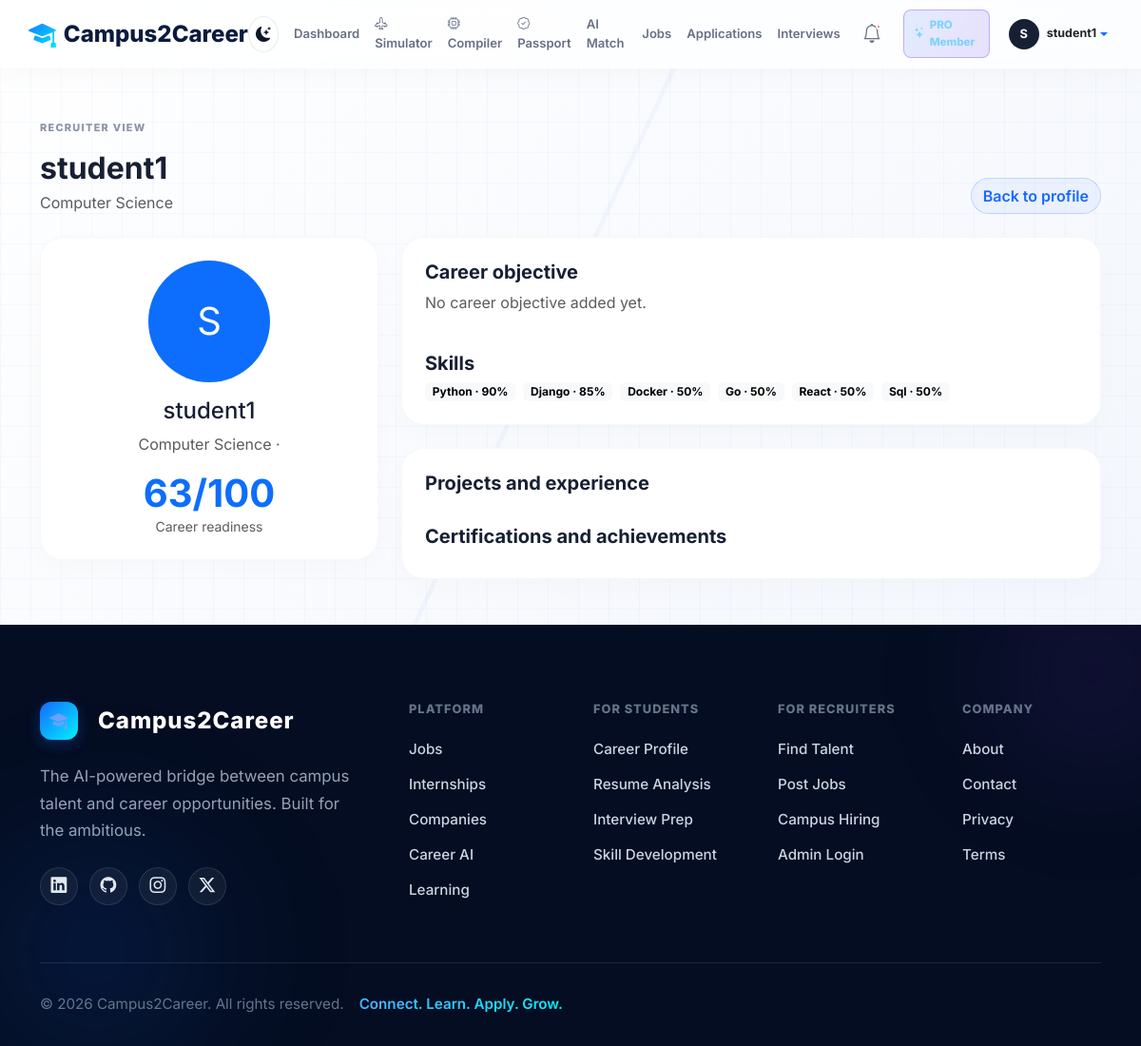
The page /student/profile/recruiter-preview/ (signed in) on the database its author committed.
### accounts/models.py (models this page shows, shortened)
class User(AbstractUser):
    ROLE_CHOICES = (
        ('STUDENT', 'Student'),
        ('PLACEMENT_OFFICER', 'Placement Officer'),
        ('RECRUITER', 'Recruiter'),
        ('SUPER_ADMIN', 'Super Admin'),
    )
    role = models.CharField(max_length=20, choices=ROLE_CHOICES, default='STUDENT')

### students/models.py (models this page shows, shortened)
class StudentProfile(models.Model):
    JOB_TYPE_CHOICES = (
        ('INTERNSHIP', 'Internship'),
        ('FULL_TIME', 'Full-time'),
        ('BOTH', 'Internship and full-time'),
    )
    WORK_LOCATION_CHOICES = (
        ('REMOTE', 'Remote'),
        ('HYBRID', 'Hybrid'),
        ('ONSITE', 'On-site'),
    )
    VISIBILITY_CHOICES = (
        ('VERIFIED_RECRUITERS', 'Public to Verified Recruiters'),
        ('PRIVATE', 'Private'),
        ('APPLICATIONS_ONLY', 'Only During Applications'),
    )
    user = models.OneToOneField(settings.AUTH_USER_MODEL, on_delete=models.CASCADE, related_name='student_profile')
    phone = models.CharField(max_length=20, blank=True)
    department = models.CharField(max_length=100, blank=True)
    degree = models.CharField(max_length=120, blank=True)
    specialization = models.CharField(max_length=160, blank=True)
    current_semester = models.PositiveSmallIntegerField(null=True, blank=True, validators=[MinValueValidator(1), MaxValueValidator(12)])
    college = models.CharField(max_length=200, blank=True)
    headline = models.CharField(max_length=180, blank=True)
    education_start_year = models.IntegerField(null=True, blank=True)
    graduation_year = models.IntegerField(null=True, blank=True)
    cgpa = models.FloatField(null=True, blank=True, validators=[MinValueValidator(0), MaxValueValidator(10)])
    tenth_percentage = models.FloatField(null=True, blank=True, validators=[MinValueValidator(0), MaxValueValidator(100)])
    twelfth_percentage = models.FloatField(null=True, blank=True, validators=[MinValueValidator(0), MaxValueValidator(100)])
    tenth_school = models.CharField(max_length=200, blank=True)
    tenth_year = models.IntegerField(null=True, blank=True)
    twelfth_college = models.CharField(max_length=200, blank=True)
    twelfth_year = models.IntegerField(null=True, blank=True)
    active_backlogs = models.IntegerField(default=0)
    location = models.CharField(max_length=200, blank=True)
    about_me = models.TextField(blank=True)
    career_objective = models.TextField(blank=True)
    profile_photo = models.ImageField(upload_to='profiles/', blank=True, null=True)
    skills = models.ManyToManyField(Skill, through='StudentSkill')
    resume = models.FileField(upload_to='resumes/', blank=True, null=True)
    github = models.URLField(blank=True)
    linkedin = models.URLField(blank=True)
    portfolio = models.URLField(blank=True)
    leetcode = models.URLField(blank=True)
    codechef = models.URLField(blank=True)
    hackerrank = models.URLField(blank=True)
    twitter = models.URLField(blank=True)
    preferred_job_role = models.CharField(max_length=160, blank=True)
    preferred_domain = models.CharField(max_length=160, blank=True)
    job_type = models.CharField(max_length=20, choices=JOB_TYPE_CHOICES, blank=True)
    preferred_work_location = models.CharField(max_length=20, choices=WORK_LOCATION_CHOICES, blank=True)
    profile_visibility = models.CharField(max_length=24, choices=VISIBILITY_CHOICES, default='VERIFIED_RECRUITERS')
    created_at = models.DateTimeField(auto_now_add=True)
    updated_at = models.DateTimeField(auto_now=True)

class StudentSkill(models.Model):
    student = models.ForeignKey(StudentProfile, on_delete=models.CASCADE)
    skill = models.ForeignKey(Skill, on_delete=models.CASCADE)
    proficiency = models.IntegerField(default=50, validators=[MinValueValidator(0), MaxValueValidator(100)])
    class Meta:
        constraints = [
            models.UniqueConstraint(fields=['student', 'skill'], name='unique_student_skill'),
        ]

class Skill(models.Model):
    name = models.CharField(max_length=100, unique=True)
    created_at = models.DateTimeField(auto_now_add=True)

### students/views.py (the view)
# urls.py: path('profile/recruiter-preview/', views.recruiter_preview, name='recruiter_preview'),
@role_required('STUDENT')
def recruiter_preview(request):
    profile = _get_student_profile(request.user)
    return render(request, 'student/recruiter_preview.html', {
        'profile': profile,
        'student_skills': profile.studentskill_set.select_related('skill'),
        'projects': profile.projects.all(),
        'certifications': profile.certifications.all(),
        'internships': profile.internships.all(),
        'achievements': profile.achievements.all(),
        'career_readiness': calculate_career_readiness(profile),
    })

### templates/student/recruiter_preview.html
{% extends 'base.html' %}
{% block content %}
<main class="container py-5"><div class="d-flex justify-content-between align-items-end mb-4"><div><span class="eyebrow">Recruiter view</span><h1 class="h2 fw-bold mb-1">{{ profile.user.get_full_name|default:profile.user.username }}</h1><p class="text-muted mb-0">{{ profile.headline|default:profile.department|default:'Student talent profile' }}</p></div><a href="{% url 'student_profile' %}" class="btn btn-outline-primary">Back to profile</a></div><div class="row g-4"><div class="col-lg-4"><div class="profile-card card border-0 shadow-sm p-4 text-center"><div class="mb-3">{% if profile.profile_photo %}<img src="{{ profile.profile_photo.url }}" class="rounded-circle" width="128" height="128" style="object-fit:cover" alt="Profile photo">{% else %}<div class="rounded-circle bg-primary text-white d-flex align-items-center justify-content-center mx-auto" style="width:128px;height:128px;font-size:2.5rem">{{ profile.user.first_name|first|default:profile.user.username|first|upper }}</div>{% endif %}</div><h2 class="h4">{{ profile.user.get_full_name|default:profile.user.username }}</h2><p class="text-muted">{{ profile.department }} · {{ profile.college }}</p><div class="display-6 fw-bold text-primary">{{ career_readiness }}/100</div><small class="text-muted">Career readiness</small></div></div><div class="col-lg-8"><div class="profile-card card border-0 shadow-sm p-4 mb-4"><h2 class="h5 fw-bold">Career objective</h2><p class="text-muted">{{ profile.career_objective|default:profile.about_me|default:'No career objective added yet.' }}</p><h2 class="h5 fw-bold mt-4">Skills</h2><div class="d-flex flex-wrap gap-2">{% for item in student_skills %}<span class="badge text-bg-light">{{ item.skill.name }} · {{ item.proficiency }}%</span>{% empty %}<span class="text-muted">No skills added.</span>{% endfor %}</div></div><div class="profile-card card border-0 shadow-sm p-4"><h2 class="h5 fw-bold">Projects and experience</h2>{% for project in projects %}<div class="border-bottom py-3"><strong>{{ project.name }}</strong><p class="small text-muted mb-0">{{ project.description }}</p></div>{% endfor %}{% for internship in internships %}<div class="border-bottom py-3"><strong>{{ internship.role }} · {{ internship.company }}</strong><p class="small text-muted mb-0">{{ internship.description }}</p></div>{% endfor %}<h2 class="h5 fw-bold mt-4">Certifications and achievements</h2>{% for item in certifications %}<div class="border-bottom py-2"><strong>{{ item.name }}</strong><span class="small text-muted"> · {{ item.issuer }}</span></div>{% endfor %}{% for item in achievements %}<div class="border-bottom py-2"><strong>{{ item.title }}</strong><span class="small text-muted"> · {{ item.organization }}</span><p class="small mb-0">{{ item.description }}</p></div>{% endfor %}</div></div></div></main>
{% endblock %}

### templates/base.html (shortened to what this page needs)
{% load static %}
<!DOCTYPE html>
<html lang="en">
<head>
    <link href="https://cdn.jsdelivr.net/npm/bootstrap@5.3.0/dist/css/bootstrap.min.css" rel="stylesheet">
    <link rel="stylesheet" href="https://cdn.jsdelivr.net/npm/bootstrap-icons@1.11.0/font/bootstrap-icons.css">
    <link rel="stylesheet" href="{% static 'css/style.css' %}?v=20260912">
    <link rel="stylesheet" href="{% static 'css/premium_hero.css' %}?v=20260918_v2">
    <link href="https://unpkg.com/aos@2.3.1/dist/aos.css" rel="stylesheet">
</head>
<body>
    <nav class="navbar navbar-expand-lg sticky-top app-navbar">
        <div class="container px-3 px-lg-0">
            <a class="premium-nav-brand" href="{% url 'home' %}">
                <i class="bi bi-mortarboard-fill"></i>
                Campus2Career
            </a>
            <div class="collapse navbar-collapse" id="mainNavigation">
            <div class="nav-actions d-flex align-items-center gap-3 ms-auto">
                <button type="button" class="theme-toggle" aria-label="Toggle theme" title="Toggle light/dark mode">
                    <i class="bi bi-moon-stars-fill theme-icon dark-icon"></i>
                </button>
                {% if request.user.is_authenticated %}
                <a href="{% url 'dashboard_redirect' %}" class="public-nav-link">Dashboard</a>
                <a href="{% url 'simulator_catalog' %}" class="public-nav-link"><i class="bi bi-airplane-engines me-1"></i>Simulator</a>
                <a href="{% url 'opportunity_compiler_home' %}" class="public-nav-link"><i class="bi bi-cpu me-1"></i>Compiler</a>
                <a href="{% url 'proof_passport_dashboard' %}" class="public-nav-link"><i class="bi bi-patch-check me-1"></i>Passport</a>
                <a href="{% url 'career_match' %}" class="public-nav-link">AI Match</a>
                <a href="{% url 'job_list' %}" class="public-nav-link{% if request.resolver_match.url_name == 'student_profile' %} active{% endif %}">Jobs</a>
                {% if request.resolver_match.url_name != 'student_profile' %}
                {% if request.user.role == 'STUDENT' %}<a href="{% url 'student_applications' %}" class="public-nav-link">Applications</a>{% endif %}
                <a href="{% url 'interview_list' %}" class="public-nav-link">Interviews</a>
                {% endif %}
                <a href="{% url 'notification_list' %}" class="nav-icon-link" aria-label="Notifications"><i class="bi bi-bell fs-5"></i>{% if unread_notification_count %}<span class="notification-dot" aria-hidden="true"></span>{% endif %}</a>
                {% if request.user.membership.is_active %}<a href="{% url 'pro_landing' %}" class="pro-nav-link"><i class="bi bi-stars"></i> PRO Member</a>{% else %}<a href="{% url 'pro_landing' %}" class="pro-nav-link"><i class="bi bi-stars"></i> Go PRO</a>{% endif %}
                <div class="dropdown">
                    <a href="#" class="user-menu d-flex align-items-center text-decoration-none dropdown-toggle" data-bs-toggle="dropdown" aria-label="Open profile menu">
                        <span class="avatar avatar-sm me-2">{{ request.user.first_name|first|default:request.user.username|first|upper }}</span>
                        <strong class="text-dark user-name">{{ request.user.get_full_name|default:request.user.username }}</strong>
                    </a>
                </div>
                {% endif %}
            </div>
        </div>
            </div>
        </nav>
    {% block content %}{% endblock %}
    <footer class="site-footer premium-footer">
        <div class="footer-glow-left"></div>
        <div class="footer-glow-right"></div>
        <div class="container relative-z">
            <div class="row g-5">
                <div class="col-lg-4">
                    <a class="footer-brand premium-footer-brand" href="{% url 'home' %}">
                        <span class="brand-mark"><i class="bi bi-mortarboard-fill"></i></span>
                        Campus2Career
                    </a>
                    <p class="mt-4 mb-4 footer-desc">The AI-powered bridge between campus talent and career opportunities. Built for the ambitious.</p>
                    <div class="footer-social premium-social">
                        <a href="#" aria-label="LinkedIn"><i class="bi bi-linkedin"></i></a>
                        <a href="#" aria-label="GitHub"><i class="bi bi-github"></i></a>
                        <a href="#" aria-label="Instagram"><i class="bi bi-instagram"></i></a>
                        <a href="#" aria-label="Twitter"><i class="bi bi-twitter-x"></i></a>
                    </div>
                </div>
                <div class="col-6 col-lg-2">
                    <h2 class="footer-heading">Platform</h2>
                    <div class="footer-links">
                        <a href="{% url 'job_list' %}">Jobs</a>
                        <a href="{% url 'job_list' %}">Internships</a>
                        <a href="{% url 'job_list' %}">Companies</a>
                        <a href="{% url 'career_match' %}">Career AI</a>
                        <a href="{% url 'interview_list' %}">Learning</a>
                    </div>
                </div>
                <div class="col-6 col-lg-2">
                    <h2 class="footer-heading">For Students</h2>
                    <div class="footer-links">
                        <a href="{% url 'profile' %}">Career Profile</a>
                        <a href="{% url 'career_match' %}">Resume Analysis</a>
                        <a href="{% url 'interview_list' %}">Interview Prep</a>
                        <a href="{% url 'career_match' %}">Skill Development</a>
                    </div>
                </div>
                <div class="col-6 col-lg-2">
                    <h2 class="footer-heading">For Recruiters</h2>
                    <div class="footer-links">
                        <a href="{% url 'recruiter_job_create' %}">Find Talent</a>
                        <a href="{% url 'recruiter_job_create' %}">Post Jobs</a>
                        <a href="{% url 'admin_login' %}">Campus Hiring</a>
                        <a href="{% url 'admin_login' %}">Admin Login</a>
                    </div>
                </div>
                <div class="col-6 col-lg-2">
                    <h2 class="footer-heading">Company</h2>
                    <div class="footer-links">
                        <a href="{% url 'home' %}#about">About</a>
                        <a href="mailto:hello@campuslink.local">Contact</a>
                        <a href="#">Privacy</a>
                        <a href="#">Terms</a>
                    </div>
                </div>
            </div>
            <div class="footer-bottom premium-footer-bottom">
                <div class="d-flex flex-column flex-md-row justify-content-between align-items-center gap-3">
                    <span>© 2026 Campus2Career. All rights reserved.</span>
                    <div class="footer-bottom-links">
                        <span>Connect. Learn. Apply. Grow.</span>
                    </div>
                </div>
            </div>
        </div>
    </footer>
</body>
</html>

### rows shown on the page
User: user.first_name|first "S", user.get_full_name "student1"
StudentProfile: user.get_full_name "student1", headline "Computer Science", user.first_name|first "S", department "Computer Science", career_objective "No career objective added yet."
StudentSkill: skill.name "Python", proficiency "90"
StudentSkill: skill.name "Django", proficiency "85"
StudentSkill: skill.name "Docker", proficiency "50"
StudentSkill: skill.name "Go", proficiency "50"
StudentSkill: skill.name "React", proficiency "50"
StudentSkill: skill.name "Sql", proficiency "50"

### other values the page prints
{{ career_readiness }} "63"
